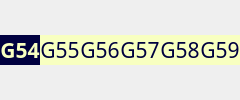
                     <widget class="QWidget" name="frmCoordOffsetsValuesL1" native="true">
                      <property name="sizePolicy">
                       <sizepolicy hsizetype="Preferred" vsizetype="Fixed">
                        <horstretch>0</horstretch>
                        <verstretch>0</verstretch>
                       </sizepolicy>
                      </property>
                      <layout class="QHBoxLayout" name="horizontalLayout_6">
                       <property name="spacing">
                        <number>0</number>
                       </property>
                       <property name="leftMargin">
                        <number>0</number>
                       </property>
                       <property name="topMargin">
                        <number>0</number>
                       </property>
                       <property name="rightMargin">
                        <number>0</number>
                       </property>
                       <property name="bottomMargin">
                        <number>0</number>
                       </property>
                       <item>
                        <widget class="cnQLabel" name="lblG54">
                         <property name="sizePolicy">
                          <sizepolicy hsizetype="Preferred" vsizetype="Fixed">
                           <horstretch>0</horstretch>
                           <verstretch>0</verstretch>
                          </sizepolicy>
                         </property>
                         <property name="font">
                          <font>
                           <family>LED Calculator</family>
                           <pointsize>16</pointsize>
                           <weight>75</weight>
                           <bold>true</bold>
                          </font>
                         </property>
                         <property name="cursor">
                          <cursorShape>PointingHandCursor</cursorShape>
                         </property>
                         <property name="contextMenuPolicy">
                          <enum>Qt::CustomContextMenu</enum>
                         </property>
                         <property name="toolTip">
                          <string>Coordinate System Offsets 1</string>
                         </property>
                         <property name="styleSheet">
                          <string notr="true">background-color: rgb(0, 0, 63);
color: rgb(248, 255, 192);</string>
                         </property>
                         <property name="frameShape">
                          <enum>QFrame::NoFrame</enum>
                         </property>
                         <property name="frameShadow">
                          <enum>QFrame::Plain</enum>
                         </property>
                         <property name="text">
                          <string notr="true">G54</string>
                         </property>
                         <property name="alignment">
                          <set>Qt::AlignCenter</set>
                         </property>
                        </widget>
                       </item>
                       <item>
                        <widget class="cnQLabel" name="lblG55">
                         <property name="sizePolicy">
                          <sizepolicy hsizetype="Preferred" vsizetype="Fixed">
                           <horstretch>0</horstretch>
                           <verstretch>0</verstretch>
                          </sizepolicy>
                         </property>
                         <property name="font">
                          <font>
                           <family>LED Calculator</family>
                           <pointsize>16</pointsize>
                          </font>
                         </property>
                         <property name="cursor">
                          <cursorShape>PointingHandCursor</cursorShape>
                         </property>
                         <property name="contextMenuPolicy">
                          <enum>Qt::CustomContextMenu</enum>
                         </property>
                         <property name="toolTip">
                          <string>Coordinate System Offsets 2</string>
                         </property>
                         <property name="styleSheet">
                          <string notr="true">background-color: rgb(248, 255, 192);
color: rgb(0, 0, 63);
</string>
                         </property>
                         <property name="frameShape">
                          <enum>QFrame::NoFrame</enum>
                         </property>
                         <property name="frameShadow">
                          <enum>QFrame::Plain</enum>
                         </property>
                         <property name="text">
                          <string notr="true">G55</string>
                         </property>
                         <property name="alignment">
                          <set>Qt::AlignCenter</set>
                         </property>
                        </widget>
                       </item>
                       <item>
                        <widget class="cnQLabel" name="lblG56">
                         <property name="sizePolicy">
                          <sizepolicy hsizetype="Preferred" vsizetype="Fixed">
                           <horstretch>0</horstretch>
                           <verstretch>0</verstretch>
                          </sizepolicy>
                         </property>
                         <property name="font">
                          <font>
                           <family>LED Calculator</family>
                           <pointsize>16</pointsize>
                          </font>
                         </property>
                         <property name="cursor">
                          <cursorShape>PointingHandCursor</cursorShape>
                         </property>
                         <property name="contextMenuPolicy">
                          <enum>Qt::CustomContextMenu</enum>
                         </property>
                         <property name="toolTip">
                          <string>Coordinate System Offsets 3</string>
                         </property>
                         <property name="styleSheet">
                          <string notr="true">background-color: rgb(248, 255, 192);
color: rgb(0, 0, 63);
</string>
                         </property>
                         <property name="frameShape">
                          <enum>QFrame::NoFrame</enum>
                         </property>
                         <property name="frameShadow">
                          <enum>QFrame::Plain</enum>
                         </property>
                         <property name="text">
                          <string notr="true">G56</string>
                         </property>
                         <property name="alignment">
                          <set>Qt::AlignCenter</set>
                         </property>
                        </widget>
                       </item>
                       <item>
                        <widget class="cnQLabel" name="lblG57">
                         <property name="sizePolicy">
                          <sizepolicy hsizetype="Preferred" vsizetype="Fixed">
                           <horstretch>0</horstretch>
                           <verstretch>0</verstretch>
                          </sizepolicy>
                         </property>
                         <property name="font">
                          <font>
                           <family>LED Calculator</family>
                           <pointsize>16</pointsize>
                          </font>
                         </property>
                         <property name="cursor">
                          <cursorShape>PointingHandCursor</cursorShape>
                         </property>
                         <property name="contextMenuPolicy">
                          <enum>Qt::CustomContextMenu</enum>
                         </property>
                         <property name="toolTip">
                          <string>Coordinate System Offsets 4</string>
                         </property>
                         <property name="styleSheet">
                          <string notr="true">background-color: rgb(248, 255, 192);
color: rgb(0, 0, 63);
</string>
                         </property>
                         <property name="frameShape">
                          <enum>QFrame::NoFrame</enum>
                         </property>
                         <property name="frameShadow">
                          <enum>QFrame::Plain</enum>
                         </property>
                         <property name="text">
                          <string notr="true">G57</string>
                         </property>
                         <property name="alignment">
                          <set>Qt::AlignCenter</set>
                         </property>
                        </widget>
                       </item>
                       <item>
                        <widget class="cnQLabel" name="lblG58">
                         <property name="sizePolicy">
                          <sizepolicy hsizetype="Preferred" vsizetype="Fixed">
                           <horstretch>0</horstretch>
                           <verstretch>0</verstretch>
                          </sizepolicy>
                         </property>
                         <property name="font">
                          <font>
                           <family>LED Calculator</family>
                           <pointsize>16</pointsize>
                          </font>
                         </property>
                         <property name="cursor">
                          <cursorShape>PointingHandCursor</cursorShape>
                         </property>
                         <property name="contextMenuPolicy">
                          <enum>Qt::CustomContextMenu</enum>
                         </property>
                         <property name="toolTip">
                          <string>Coordinate System Offsets 5</string>
                         </property>
                         <property name="styleSheet">
                          <string notr="true">background-color: rgb(248, 255, 192);
color: rgb(0, 0, 63);
</string>
                         </property>
                         <property name="frameShape">
                          <enum>QFrame::NoFrame</enum>
                         </property>
                         <property name="frameShadow">
                          <enum>QFrame::Plain</enum>
                         </property>
                         <property name="lineWidth">
                          <number>1</number>
                         </property>
                         <property name="text">
                          <string notr="true">G58</string>
                         </property>
                         <property name="alignment">
                          <set>Qt::AlignCenter</set>
                         </property>
                        </widget>
                       </item>
                       <item>
                        <widget class="cnQLabel" name="lblG59">
                         <property name="sizePolicy">
                          <sizepolicy hsizetype="Preferred" vsizetype="Fixed">
                           <horstretch>0</horstretch>
                           <verstretch>0</verstretch>
                          </sizepolicy>
                         </property>
                         <property name="font">
                          <font>
                           <family>LED Calculator</family>
                           <pointsize>16</pointsize>
                          </font>
                         </property>
                         <property name="cursor">
                          <cursorShape>PointingHandCursor</cursorShape>
                         </property>
                         <property name="contextMenuPolicy">
                          <enum>Qt::CustomContextMenu</enum>
                         </property>
                         <property name="toolTip">
                          <string>Coordinate System Offsets 6</string>
                         </property>
                         <property name="styleSheet">
                          <string notr="true">background-color: rgb(248, 255, 192);
color: rgb(0, 0, 63);
</string>
                         </property>
                         <property name="frameShape">
                          <enum>QFrame::NoFrame</enum>
                         </property>
                         <property name="frameShadow">
                          <enum>QFrame::Plain</enum>
                         </property>
                         <property name="text">
                          <string notr="true">G59</string>
                         </property>
                         <property name="alignment">
                          <set>Qt::AlignCenter</set>
                         </property>
                        </widget>
                       </item>
                      </layout>
                     </widget>
